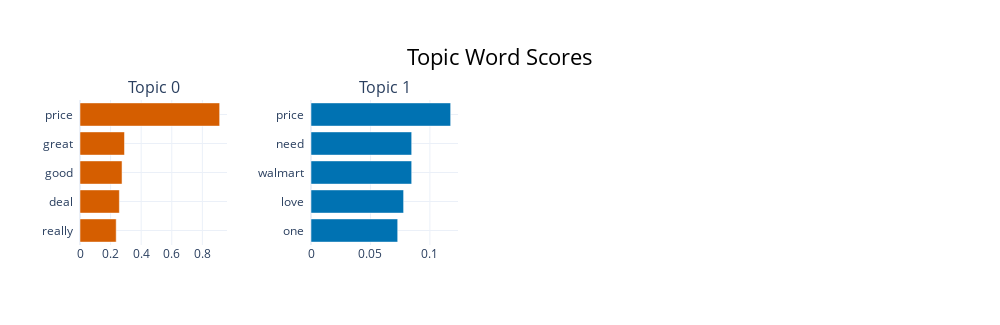

This figure's notebook cell:
### Code cell
fig = topic_model_love.visualize_barchart(top_n_topics=5)
fig.show()

### Figure 1 — Plotly figure (JSON) as saved in the notebook; plotly's stock layout.template omitted (floating-point values rounded to 4 significant figures)
{"data": [{"marker": {"color": "#D55E00"}, "orientation": "h", "type": "bar", "x": [0.2367, 0.2573, 0.2748, 0.2908, 0.913], "xaxis": "x", "y": ["really  ", "deal  ", "good  ", "great  ", "price  "], "yaxis": "y"}, {"marker": {"color": "#0072B2"}, "orientation": "h", "type": "bar", "x": [0.07291, 0.07788, 0.08468, 0.08468, 0.1175], "xaxis": "x2", "y": ["one  ", "love  ", "walmart  ", "need  ", "price  "], "yaxis": "y2"}], "layout": {"annotations": [{"font": {"size": 16}, "showarrow": false, "text": "Topic 0", "x": 0.0875, "xanchor": "center", "xref": "paper", "y": 1, "yanchor": "bottom", "yref": "paper"}, {"font": {"size": 16}, "showarrow": false, "text": "Topic 1", "x": 0.3625, "xanchor": "center", "xref": "paper", "y": 1, "yanchor": "bottom", "yref": "paper"}], "height": 325, "hoverlabel": {"bgcolor": "white", "font": {"family": "Rockwell", "size": 16}}, "showlegend": false, "title": {"font": {"color": "Black", "size": 22}, "text": "Topic Word Scores", "x": 0.5, "xanchor": "center", "yanchor": "top"}, "width": 1000, "xaxis": {"anchor": "y", "domain": [0, 0.175], "showgrid": true}, "xaxis2": {"anchor": "y2", "domain": [0.275, 0.45], "showgrid": true}, "xaxis3": {"anchor": "y3", "domain": [0.55, 0.725], "showgrid": true}, "xaxis4": {"anchor": "y4", "domain": [0.825, 1], "showgrid": true}, "yaxis": {"anchor": "x", "domain": [0, 1], "showgrid": true}, "yaxis2": {"anchor": "x2", "domain": [0, 1], "showgrid": true}, "yaxis3": {"anchor": "x3", "domain": [0, 1], "showgrid": true}, "yaxis4": {"anchor": "x4", "domain": [0, 1], "showgrid": true}}}
